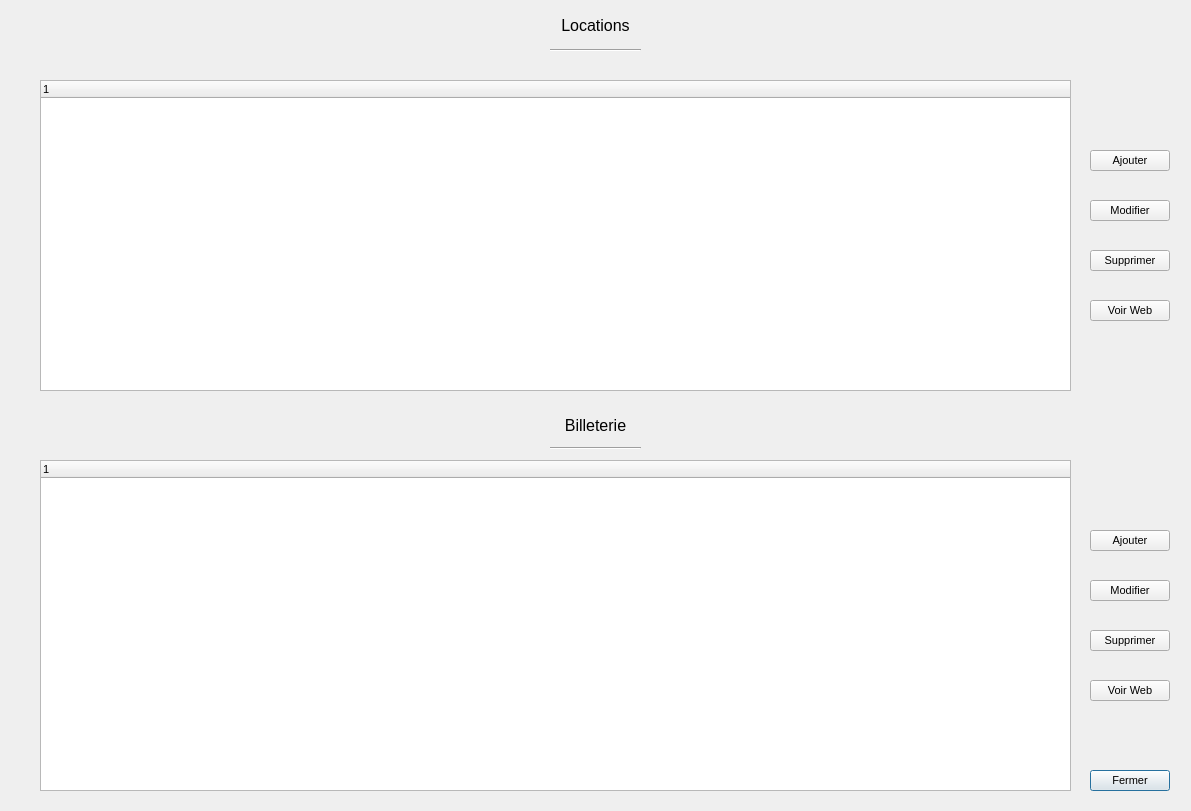
<?xml version="1.0" encoding="UTF-8"?>
<ui version="4.0">
 <class>gestionProduits</class>
 <widget class="QDialog" name="gestionProduits">
  <property name="windowModality">
   <enum>Qt::NonModal</enum>
  </property>
  <property name="geometry">
   <rect>
    <x>0</x>
    <y>0</y>
    <width>1191</width>
    <height>811</height>
   </rect>
  </property>
  <property name="font">
   <font>
    <pointsize>8</pointsize>
   </font>
  </property>
  <property name="contextMenuPolicy">
   <enum>Qt::NoContextMenu</enum>
  </property>
  <property name="windowTitle">
   <string>Gestion Produit - Rambolitalents Manager</string>
  </property>
  <property name="windowIcon">
   <iconset>
    <normaloff>../build-rambolitalentsManager-Desktop_Qt_5_9_6_MinGW_32bit-Debug/images/icon.png</normaloff>../build-rambolitalentsManager-Desktop_Qt_5_9_6_MinGW_32bit-Debug/images/icon.png</iconset>
  </property>
  <widget class="QTreeWidget" name="locationList">
   <property name="geometry">
    <rect>
     <x>40</x>
     <y>80</y>
     <width>1031</width>
     <height>311</height>
    </rect>
   </property>
   <column>
    <property name="text">
     <string notr="true">1</string>
    </property>
   </column>
  </widget>
  <widget class="QPushButton" name="addButtonLocation">
   <property name="geometry">
    <rect>
     <x>1090</x>
     <y>150</y>
     <width>80</width>
     <height>21</height>
    </rect>
   </property>
   <property name="text">
    <string extracomment="ajouter une location">Ajouter</string>
   </property>
   <property name="icon">
    <iconset>
     <normaloff>../build-rambolitalentsManager-Desktop_Qt_5_9_6_MinGW_32bit-Debug/images/addIcon.png</normaloff>../build-rambolitalentsManager-Desktop_Qt_5_9_6_MinGW_32bit-Debug/images/addIcon.png</iconset>
   </property>
   <property name="default">
    <bool>false</bool>
   </property>
   <property name="flat">
    <bool>false</bool>
   </property>
  </widget>
  <widget class="QPushButton" name="editButtonLocation">
   <property name="geometry">
    <rect>
     <x>1090</x>
     <y>200</y>
     <width>80</width>
     <height>21</height>
    </rect>
   </property>
   <property name="text">
    <string>Modifier</string>
   </property>
   <property name="icon">
    <iconset>
     <normaloff>../build-rambolitalentsManager-Desktop_Qt_5_9_6_MinGW_32bit-Debug/images/editIcon.png</normaloff>../build-rambolitalentsManager-Desktop_Qt_5_9_6_MinGW_32bit-Debug/images/editIcon.png</iconset>
   </property>
  </widget>
  <widget class="QPushButton" name="deleteButtonLocation">
   <property name="geometry">
    <rect>
     <x>1090</x>
     <y>250</y>
     <width>80</width>
     <height>21</height>
    </rect>
   </property>
   <property name="font">
    <font>
     <pointsize>8</pointsize>
    </font>
   </property>
   <property name="text">
    <string>Supprimer</string>
   </property>
   <property name="icon">
    <iconset>
     <normaloff>../build-rambolitalentsManager-Desktop_Qt_5_9_6_MinGW_32bit-Debug/images/deleteIcon.png</normaloff>../build-rambolitalentsManager-Desktop_Qt_5_9_6_MinGW_32bit-Debug/images/deleteIcon.png</iconset>
   </property>
  </widget>
  <widget class="QPushButton" name="closeButton">
   <property name="geometry">
    <rect>
     <x>1090</x>
     <y>770</y>
     <width>80</width>
     <height>21</height>
    </rect>
   </property>
   <property name="text">
    <string>Fermer</string>
   </property>
   <property name="default">
    <bool>true</bool>
   </property>
  </widget>
  <widget class="QLabel" name="labelLocation">
   <property name="geometry">
    <rect>
     <x>0</x>
     <y>10</y>
     <width>1191</width>
     <height>31</height>
    </rect>
   </property>
   <property name="text">
    <string>&lt;html&gt;&lt;head/&gt;&lt;body&gt;&lt;p align=&quot;center&quot;&gt;&lt;span style=&quot; font-size:12pt;&quot;&gt;Locations&lt;/span&gt;&lt;/p&gt;&lt;/body&gt;&lt;/html&gt;</string>
   </property>
  </widget>
  <widget class="Line" name="line">
   <property name="geometry">
    <rect>
     <x>550</x>
     <y>40</y>
     <width>91</width>
     <height>20</height>
    </rect>
   </property>
   <property name="orientation">
    <enum>Qt::Horizontal</enum>
   </property>
  </widget>
  <widget class="Line" name="line_2">
   <property name="geometry">
    <rect>
     <x>550</x>
     <y>440</y>
     <width>91</width>
     <height>16</height>
    </rect>
   </property>
   <property name="orientation">
    <enum>Qt::Horizontal</enum>
   </property>
  </widget>
  <widget class="QLabel" name="label_2">
   <property name="geometry">
    <rect>
     <x>0</x>
     <y>410</y>
     <width>1191</width>
     <height>31</height>
    </rect>
   </property>
   <property name="text">
    <string>&lt;html&gt;&lt;head/&gt;&lt;body&gt;&lt;p align=&quot;center&quot;&gt;&lt;span style=&quot; font-size:12pt;&quot;&gt;Billeterie&lt;/span&gt;&lt;/p&gt;&lt;/body&gt;&lt;/html&gt;</string>
   </property>
  </widget>
  <widget class="QPushButton" name="addButtonBilleterie">
   <property name="geometry">
    <rect>
     <x>1090</x>
     <y>530</y>
     <width>80</width>
     <height>21</height>
    </rect>
   </property>
   <property name="text">
    <string extracomment="ajouter une location">Ajouter</string>
   </property>
   <property name="icon">
    <iconset>
     <normaloff>../build-rambolitalentsManager-Desktop_Qt_5_9_6_MinGW_32bit-Debug/images/addIcon.png</normaloff>../build-rambolitalentsManager-Desktop_Qt_5_9_6_MinGW_32bit-Debug/images/addIcon.png</iconset>
   </property>
   <property name="default">
    <bool>false</bool>
   </property>
   <property name="flat">
    <bool>false</bool>
   </property>
  </widget>
  <widget class="QPushButton" name="editButtonBilleterie">
   <property name="geometry">
    <rect>
     <x>1090</x>
     <y>580</y>
     <width>80</width>
     <height>21</height>
    </rect>
   </property>
   <property name="text">
    <string>Modifier</string>
   </property>
   <property name="icon">
    <iconset>
     <normaloff>../build-rambolitalentsManager-Desktop_Qt_5_9_6_MinGW_32bit-Debug/images/editIcon.png</normaloff>../build-rambolitalentsManager-Desktop_Qt_5_9_6_MinGW_32bit-Debug/images/editIcon.png</iconset>
   </property>
  </widget>
  <widget class="QPushButton" name="deleteButtonBilleterie">
   <property name="geometry">
    <rect>
     <x>1090</x>
     <y>630</y>
     <width>80</width>
     <height>21</height>
    </rect>
   </property>
   <property name="font">
    <font>
     <pointsize>8</pointsize>
    </font>
   </property>
   <property name="text">
    <string>Supprimer</string>
   </property>
   <property name="icon">
    <iconset>
     <normaloff>../build-rambolitalentsManager-Desktop_Qt_5_9_6_MinGW_32bit-Debug/images/deleteIcon.png</normaloff>../build-rambolitalentsManager-Desktop_Qt_5_9_6_MinGW_32bit-Debug/images/deleteIcon.png</iconset>
   </property>
  </widget>
  <widget class="QTreeWidget" name="billeterieList">
   <property name="geometry">
    <rect>
     <x>40</x>
     <y>460</y>
     <width>1031</width>
     <height>331</height>
    </rect>
   </property>
   <column>
    <property name="text">
     <string notr="true">1</string>
    </property>
   </column>
  </widget>
  <widget class="QPushButton" name="seeButtonLocation">
   <property name="geometry">
    <rect>
     <x>1090</x>
     <y>300</y>
     <width>80</width>
     <height>21</height>
    </rect>
   </property>
   <property name="font">
    <font>
     <pointsize>8</pointsize>
    </font>
   </property>
   <property name="text">
    <string>Voir Web</string>
   </property>
   <property name="icon">
    <iconset>
     <normaloff>../build-rambolitalentsManager-Desktop_Qt_5_9_6_MinGW_32bit-Debug/images/web.png</normaloff>../build-rambolitalentsManager-Desktop_Qt_5_9_6_MinGW_32bit-Debug/images/web.png</iconset>
   </property>
  </widget>
  <widget class="QPushButton" name="seeButtonBilleterie">
   <property name="geometry">
    <rect>
     <x>1090</x>
     <y>680</y>
     <width>80</width>
     <height>21</height>
    </rect>
   </property>
   <property name="font">
    <font>
     <pointsize>8</pointsize>
    </font>
   </property>
   <property name="text">
    <string>Voir Web</string>
   </property>
   <property name="icon">
    <iconset>
     <normaloff>../build-rambolitalentsManager-Desktop_Qt_5_9_6_MinGW_32bit-Debug/images/web.png</normaloff>../build-rambolitalentsManager-Desktop_Qt_5_9_6_MinGW_32bit-Debug/images/web.png</iconset>
   </property>
  </widget>
 </widget>
 <resources/>
 <connections/>
</ui>
